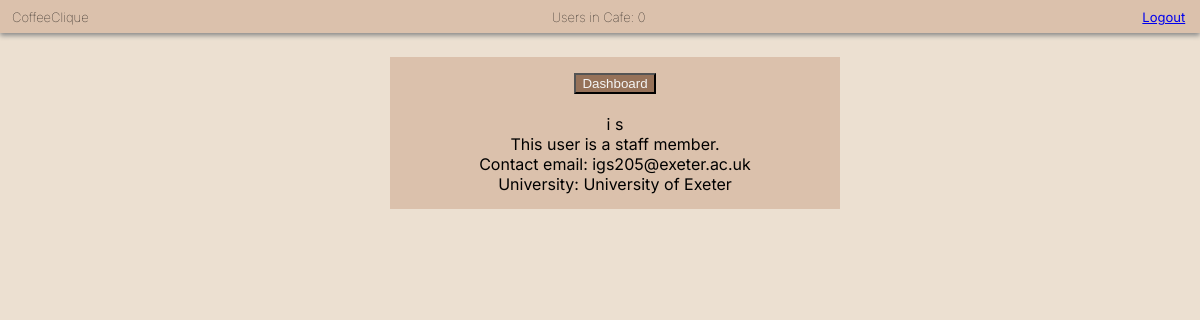
The page /profile_page/1 (signed in) on the database as committed earlier.
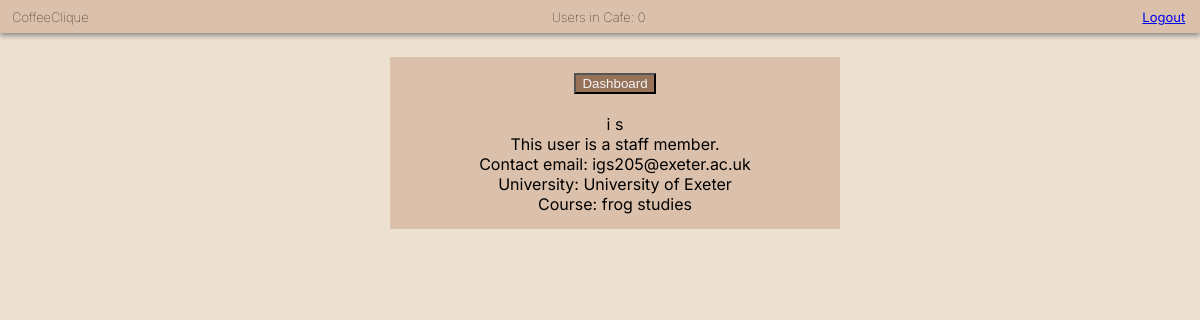
The same page on the database as committed later.
### app/models.py (models this page shows, shortened)
class CoffeeUser(AbstractBaseUser):
    AVAILABLE_UNIS = (
        ("University of Exeter", "University of Exeter"),
        ("Test uni", "Test uni")
    )
    email = models.EmailField(verbose_name="email", unique=True)
    date_joined = models.DateTimeField(verbose_name="date_joined",
                                       auto_now_add=True)
    last_login = models.DateTimeField(verbose_name="last_login", auto_now=True)
    is_admin = models.BooleanField(default=False)
    is_active = models.BooleanField(default=True)
    is_staff = models.BooleanField(default=False)
    is_superuser = models.BooleanField(default=False)
    first_name = models.CharField(max_length=50)
    last_name = models.CharField(max_length=50)
    university = models.CharField(max_length=50, choices=AVAILABLE_UNIS)
    year = models.PositiveIntegerField(null=True, blank=True)
    course = models.CharField(max_length=50, blank=True)
    cafe_table_ids = models.ManyToManyField(CafeTable, blank=True)
    points = models.PositiveIntegerField(default=0)
    studying_until = models.DateTimeField(null=True, blank=True)
    share_tables = models.BooleanField(default=True)
    tasks_set_today = models.PositiveIntegerField(default=0)
    next_possible_set = models.DateField(null=True, blank=True)
    student_tasks_completed = models.PositiveIntegerField(default=0)
    next_possible_complete = models.DateField(null=True, blank=True)
    facebook = models.CharField(max_length=255, null=True, blank=True)
    twitter = models.CharField(max_length=255, null=True, blank=True)
    instagram = models.CharField(max_length=255, null=True, blank=True)
    USERNAME_FIELD = "email"  # users log in using their email
    REQUIRED_FIELDS = ["first_name", "last_name", "university", "is_staff"]
    objects = CoffeeUserManager()

### app/views.py (the view)
# urls.py: path('profile_page/<pk>', views.profile_page,
@login_required(login_url='/')
def profile_page(request, pk):
    try:
        viewing_user = CoffeeUser.objects.get(id=pk)
    except CoffeeUser.DoesNotExist:
        return redirect('/handler404')
    context = {
        'year_entered': False,
        'course_entered': False,
        'num_users': get_number_current_users()
    }
    viewing_user = CoffeeUser.objects.get(id=pk)
    context['user'] = viewing_user
    if viewing_user.course:
        context['course_entered'] = True
    if viewing_user.year:
        context['year_entered'] = True
    if viewing_user.share_tables and viewing_user.is_staff is not True:
        tables = viewing_user.cafe_table_ids.values_list('table_id', flat=True)
        tables = filter(lambda x: x.startswith("COURSE: ") is not True, tables)
    else:
        tables = []
    context['tables'] = tables
    collectables = []
    if viewing_user.is_staff is not True:
        pointsLevel = check_points_treshold(viewing_user.points)
        for i in range(int(pointsLevel)+1):
            collectables.append(list_coffee_link[i])
    context['collectable_pictures'] = collectables
    return render(request, "profile_page.html", context)

### app/views.py (called while the page is built)
def get_number_current_users():
    active_sessions = Session.objects.filter(expire_date__gte=timezone.now())
    active = 0
    for session in active_sessions:
        data = session.get_decoded()
        if data != {}:
            active += 1
    return active

### app/templates/profile_page.html (shortened to what this page needs)
<!DOCTYPE html>
<html lang="en">
<head>
  {% load static %}
  <link rel="stylesheet" type="text/css" href="{% static 'css/basic.css' %}"></link>
  <link rel="stylesheet" type="text/css" href="{% static 'css/profile_page.css' %}"></link>
</head>
<body>
  <div class="top_bar">
    <h6 class="app_name">CoffeeClique</h6>
    <h6 class="user_count">Users in Cafe: {{ num_users }}</h6>
    <a class="logout" href="{% url 'logout' %}">Logout</a>
  </div>
  <div class="main">
    <div class="user_info">
      <button onclick="document.location='../dashboard'" id="dashboard">Dashboard</button>
      <br><br>
      {{ user.first_name }} {{ user.last_name }} <br>
      {% if user.is_staff %}
      This user is a staff member. <br>
      Contact email: {{ user.email }} <br>
      {% endif %}
      University: {{ user.university }} <br>
      {% if course_entered %}
      Course: {{ user.course }} <br>
      {% endif %}
    </div>
</div>
</body>
</html>

Rows that differ between the two databases and show on the page:
changed CoffeeUser "igs205@exeter.ac.uk": course (not shown) → "frog studies"
Other text that changed with them:
text now shown: "Course:"
